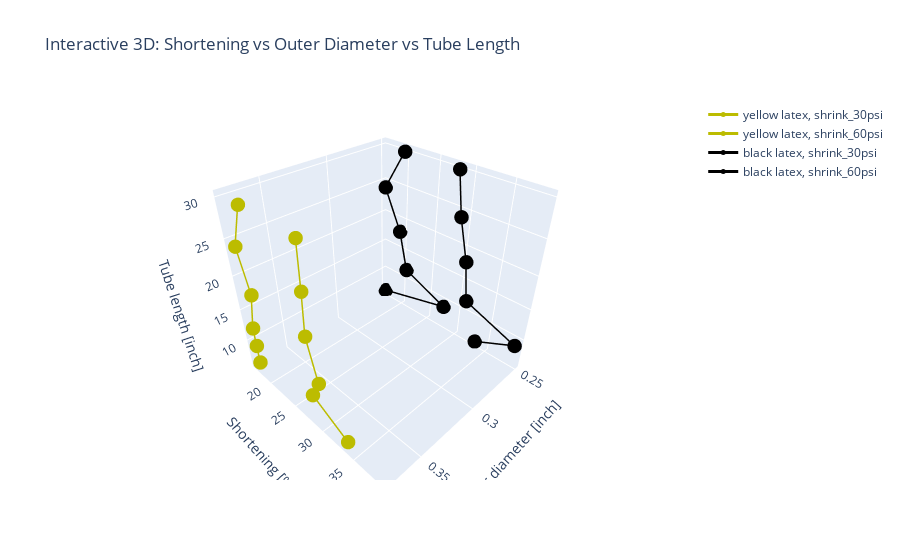

The code cell stored with this chart in its notebook:
### Code cell
import plotly.graph_objects as go

fig = go.Figure()

markers = {"30 psi": "circle", "60 psi": "triangle-up"}

materials = df_melt["material"].unique()
color_map = dict(zip(materials, color_pallete))

# Add traces for each material and pressure
for mat in materials:
    for pres in df_melt["pressure"].unique():
        subset = df_melt[(df_melt["material"] == mat) & (df_melt["pressure"] == pres)]
        subset = subset.sort_values("length_nominal")
        
        fig.add_trace(go.Scatter3d(
            x=subset["outer_diameter"],
            y=subset["shrink_percent"],
            z=subset["length_nominal"],
            mode="lines+markers",
            name=f"{mat}, {pres}",
            marker=dict(
                symbol=markers.get(pres, "circle"),
                size=5,
                color=color_map[mat]   # ← custom color
            ),
            line=dict(width=3, color=color_map[mat])  # ← line color
        ))

# Layout
fig.update_layout(
    scene=dict(
        xaxis_title="Outer diameter [inch]",
        yaxis_title="Shortening [%]",
        zaxis_title="Tube length [inch]"
    ),
    title="Interactive 3D: Shortening vs Outer Diameter vs Tube Length"
)

fig.show()

### Figure 1 — Plotly figure (JSON) as saved in the notebook; plotly's stock layout.template omitted (floating-point values rounded to 4 significant figures)
{"data": [{"line": {"color": "#bcbc00", "width": 3}, "marker": {"color": "#bcbc00", "size": 5, "symbol": "circle"}, "mode": "lines+markers", "name": "yellow latex, shrink_30psi", "type": "scatter3d", "x": [0.375, 0.375, 0.375, 0.375, 0.375, 0.375], "y": [16.67, 16.67, 16.67, 18.06, 16.67, 19.17], "z": [6, 9, 12, 18, 24, 30]}, {"line": {"color": "#bcbc00", "width": 3}, "marker": {"color": "#bcbc00", "size": 5, "symbol": "circle"}, "mode": "lines+markers", "name": "yellow latex, shrink_60psi", "type": "scatter3d", "x": [0.375, 0.375, 0.375, 0.375, 0.375, 0.375], "y": [33.33, 27.78, 29.17, 27.78, 28.12, 28.33], "z": [6, 9, 12, 18, 24, 30]}, {"line": {"color": "#000000", "width": 3}, "marker": {"color": "#000000", "size": 5, "symbol": "circle"}, "mode": "lines+markers", "name": "black latex, shrink_30psi", "type": "scatter3d", "x": [0.25, 0.25, 0.25, 0.25, 0.25, 0.25], "y": [16.67, 27.78, 20.83, 19.44, 16.67, 20.0], "z": [6, 9, 12, 18, 24, 30]}, {"line": {"color": "#000000", "width": 3}, "marker": {"color": "#000000", "size": 5, "symbol": "circle"}, "mode": "lines+markers", "name": "black latex, shrink_60psi", "type": "scatter3d", "x": [0.25, 0.25, 0.25, 0.25, 0.25, 0.25], "y": [33.33, 38.89, 31.25, 30.56, 29.17, 28.33], "z": [6, 9, 12, 18, 24, 30]}], "layout": {"scene": {"xaxis": {"title": {"text": "Outer diameter [inch]"}}, "yaxis": {"title": {"text": "Shortening [%]"}}, "zaxis": {"title": {"text": "Tube length [inch]"}}}, "title": {"text": "Interactive 3D: Shortening vs Outer Diameter vs Tube Length"}}}
